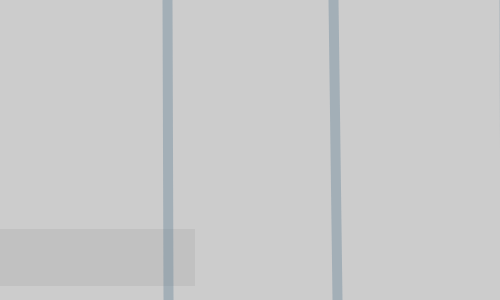
Frame 1 (no input)
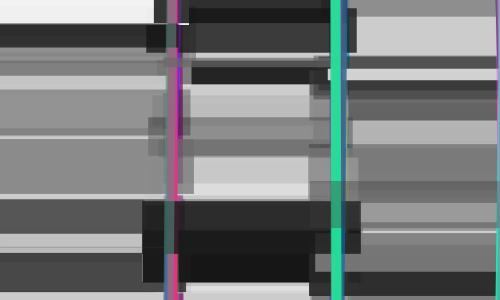
Frame 60 (the mouse pressed at the canvas centre just before this capture)
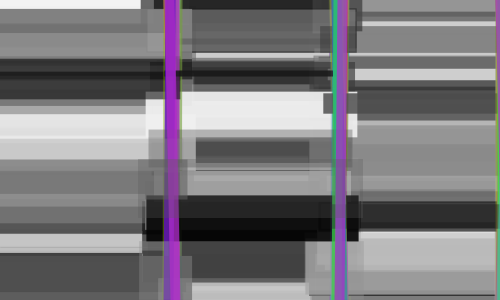
Frame 120 (the mouse held since frame 60 and released just before this capture)

The Processing sketch that drew these frames (run headless with seeded random() and noise(); from frame 60 on, the mouse is pressed at the canvas centre):

// Processing sketch: processing_140596
// ── processing_140596.pde



//========================== global vars
int nextNum = 1;
float xstart1, xstart2, xstart3;


//========================== int

void setup(){
  size(500,300);
  frameRate(300);
  clearBackground();
  smooth();
  xstart1 = 1 * width/6;
  xstart2 = 3 * width/6;
  xstart3 = 5 * width/6;
  
}
    
void clearBackground(){
//  background(255);
//  int gap = 10;
//  strokeWeight(1);
//  stroke(155,50);
//  
//  for(int x=0; x<width; x+=gap){
//    line(x,0,x,height);
//  }
//  for(int y=0; y<height; y+=gap){
//    line(0,y,width,y);
//  }
}

void keyPressed(){
  save("tmp.jpg");
}

//========================== frame loop

void draw(){
  create();
}

void mousePressed(){
  clearBackground();
  xstart1 = 1 * width/6;
  xstart2 = 3 * width/6;
  xstart3 = 5 * width/6;
}

//========================== objects

void create(){
  float vibrate = 0.1;
  stroke(random(255),random(255));
  strokeWeight(random(60));
  strokeCap(PROJECT);
  
  float xpos = xstart1 + random(3);
  float ypos = random(height);
  if (nextNum == 2) {
    xpos = xstart2 + random(3);
  } else if (nextNum == 3) {
    xpos = xstart3 + random(3);
  } 
  line(xpos-width/6,ypos,xpos+width/6,ypos);
  stroke(random(255),random(255),random(255),random(255));
  strokeWeight(10);
  line(xpos+width/6+random(10),0,xpos+width/6+random(10),height);
  line(xpos+3*width/6+random(10),0,xpos+3*width/6+random(10),height);
  line(xpos+5*width/6+random(10),0,xpos+5*width/6+random(10),height);
  nextNum++;
  if (nextNum > 3) { nextNum = 1; }

}
  
    



    
